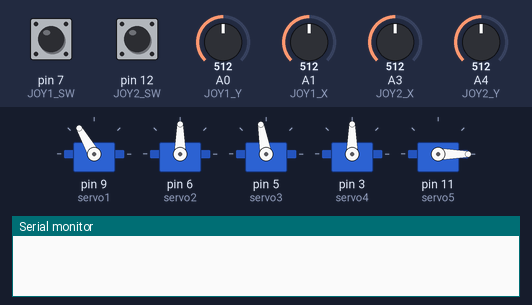
A sketch run on a simulated Arduino Uno, built with avr-gcc and run on an emulated ATmega328P. On the bench: 5 × servo, the last lines printed to the serial monitor. Inputs (shaded band) come from the test bench; at power-on: A0 (JOY1_Y) = 512, pin 12 (JOY2_SW) HIGH, A1 (JOY1_X) = 512, A3 (JOY2_X) = 512, pin 7 (JOY1_SW) HIGH, A4 (JOY2_Y) = 512.

Above: at 1.2 s.
1.3 s: A0 (JOY1_Y) set to 416
2.8 s: A0 (JOY1_Y) set to 385
At 5.3 s:
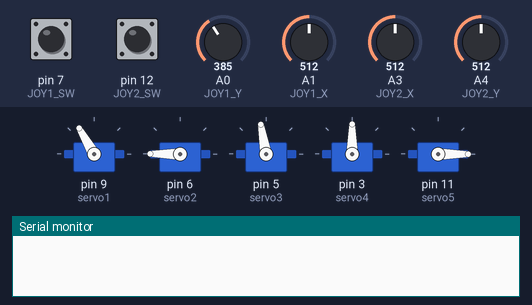
5.8 s: pin 12 (JOY2_SW) pulled LOW for 0.15 s
At 6.8 s:
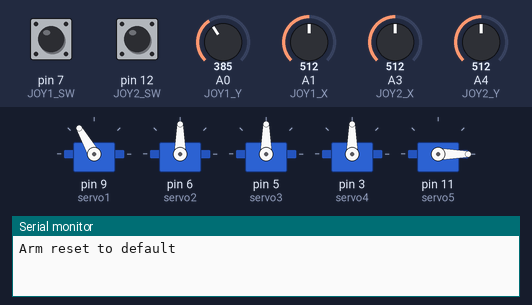
8.9 s: A1 (JOY1_X) set to 412
11.7 s: A1 (JOY1_X) set to 388
At 13.8 s:
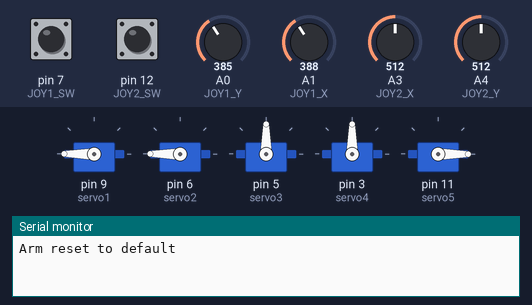
14.1 s: A3 (JOY2_X) set to 414
15.6 s: A3 (JOY2_X) set to 386
At 18.1 s:
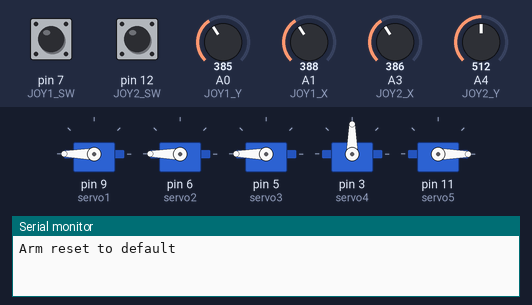
Timing chart, 0 to 19.6 s (numbered marks = the images above; inputs shaded):
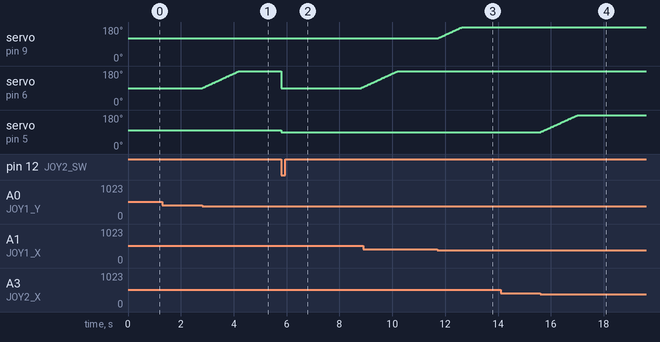

Measured:
- the behaviour switches between 400 and 399 on A0 (JOY1_Y) (found by bisection; images 0 and 1)
- the behaviour switches between 400 and 399 on A1 (JOY1_X) (found by bisection; images 2 and 3)
- the behaviour switches between 400 and 399 on A3 (JOY2_X) (found by bisection; images 3 and 4)
- after the input at 1.3 s, every drawn part: stays the same
- after the input at 2.8 s, servo on pin 6 (servo2): moves from 90° to 180° over 1.4 s, starting at once
- after the input at 5.8 s, servo on pin 6 (servo2): 180° → 90° at once, → 95° 3.0 s later; servo on pin 5 (servo3): 100° → 90° at once
- after the input at 11.7 s, servo on pin 9 (servo1): moves from 120° to 180° over 0.94 s, starting at once
- after the input at 14.1 s, every drawn part: stays the same
- after the input at 15.6 s, servo on pin 5 (servo3): moves from 90° to 180° over 1.4 s, starting at once

The sketch:

joystick_control.ino
```cpp
//-------------------------------------------------------------
//Note circuit must be complete with battery pack
//DONT TRY TO PLUG IN BOTH MICOCONTROLLER USB AND BATTERY PACK!!
//ONLY USB WILL NOT GIVE ENOUGH POWER TO OPERATE
//--------------------------------------------------------------------
#include <Servo.h>   // lets us control servos

// -------- Servo objects --------
Servo servo1;   // base
Servo servo2;   // shoulder
Servo servo3;   // middle
Servo servo4;   // wrist
Servo servo5;   // claw


// -------- Joystick 1 pins --------
#define JOY1_X A1
#define JOY1_Y A0
#define JOY1_SW 7

// -------- Joystick 2 pins --------
#define JOY2_X A3
#define JOY2_Y A4
#define JOY2_SW 12

// -------- Thresholds --------
#define LOW_THRESHOLD  400
#define HIGH_THRESHOLD 800

// -------- Variables to store joystick values --------
int joy1X = 0;
int joy1Y = 0;
int joy2X = 0;
int joy2Y = 0;

// -------- Starting servo positions --------
int pos1 = 120;   // base
int pos2 = 90;    // shoulder
int pos3 = 100;    // middle
int pos4 = 90;    // wrist
int pos5 = 0;     // claw

void setDefault() {
  servo1.write(pos1);
  servo2.write(pos2);
  servo3.write(pos3);
  servo4.write(pos4);
  servo5.write(pos5);
}

void setup() {
  Serial.begin(9600);

  // attach servos
  servo1.attach(9);
  servo2.attach(6);
  servo3.attach(5);
  servo4.attach(3);
  servo5.attach(11);

  // joystick buttons use pull-up
  pinMode(JOY1_SW, INPUT_PULLUP);
  pinMode(JOY2_SW, INPUT_PULLUP);

  setDefault();
}

void loop() {
  // -------- Read joystick values --------
  joy1X = analogRead(JOY1_X);
  joy1Y = analogRead(JOY1_Y);
  joy2X = analogRead(JOY2_X);
  joy2Y = analogRead(JOY2_Y);

  //---------------------
  // JOYSTICK 1 CONTROLS
  // Example:
  // X controls base
  // Y controls shoulder
  //-----------------------

  // Move base left
  if (joy1X < LOW_THRESHOLD) {
    pos1 = pos1 + 1;          // increase angle slowly
    if (pos1 > 180) pos1 = 180;
    servo1.write(pos1);
  }

  // Move base right
  else if (joy1X > HIGH_THRESHOLD) {
    pos1 = pos1 - 1;          // decrease angle slowly
    if (pos1 < 0) pos1 = 0;
    servo1.write(pos1);
  }

  // Move shoulder up
  if (joy1Y < LOW_THRESHOLD) {
    pos2 = pos2 + 1;
    if (pos2 > 180) pos2 = 180;
    servo2.write(pos2);
  }

  // Move shoulder down
  else if (joy1Y > HIGH_THRESHOLD) {
    pos2 = pos2 - 1;
    if (pos2 < 0) pos2 = 0;
    servo2.write(pos2);
  }

  // -----------------------------------
  // JOYSTICK 2 CONTROLS
  // Example:
  // X controls middle joint
  // Y controls wrist
  // ------------------------------------

  // Move middle joint
  if (joy2X < LOW_THRESHOLD) {
    pos3 = pos3 + 1;
    if (pos3 > 180) pos3 = 180;
    servo3.write(pos3);
  }

  else if (joy2X > HIGH_THRESHOLD) {
    pos3 = pos3 - 1;
    if (pos3 < 0) pos3 = 0;
    servo3.write(pos3);
  }

  // Move wrist
  if (joy2Y < LOW_THRESHOLD) {
    pos4 = pos4 + 1;
    if (pos4 > 180) pos4 = 180;
    servo4.write(pos4);
  }

  else if (joy2Y > HIGH_THRESHOLD) {
    pos4 = pos4 - 1;
    if (pos4 < 0) pos4 = 0;
    servo4.write(pos4);
  }

  // -------------------------
  // BUTTONS
  // ---------------------------

  // Joystick 1 button closes claw while pressed
  if (digitalRead(JOY1_SW) == LOW) {
    servo5.write(90);   // close claw
  } else {
    servo5.write(0);    // open claw
  }

   //Joystick 2 button can reset arm to default
  if (digitalRead(JOY2_SW) == LOW) {
    pos1 = 120;
    pos2 = 90;
    pos3 = 90;
    pos4 = 90;
    pos5 = 0;
    setDefault();
    Serial.println("Arm reset to default");
    delay(3000);   // debounce
  }

  delay(15);   // smoother motion
}
```
